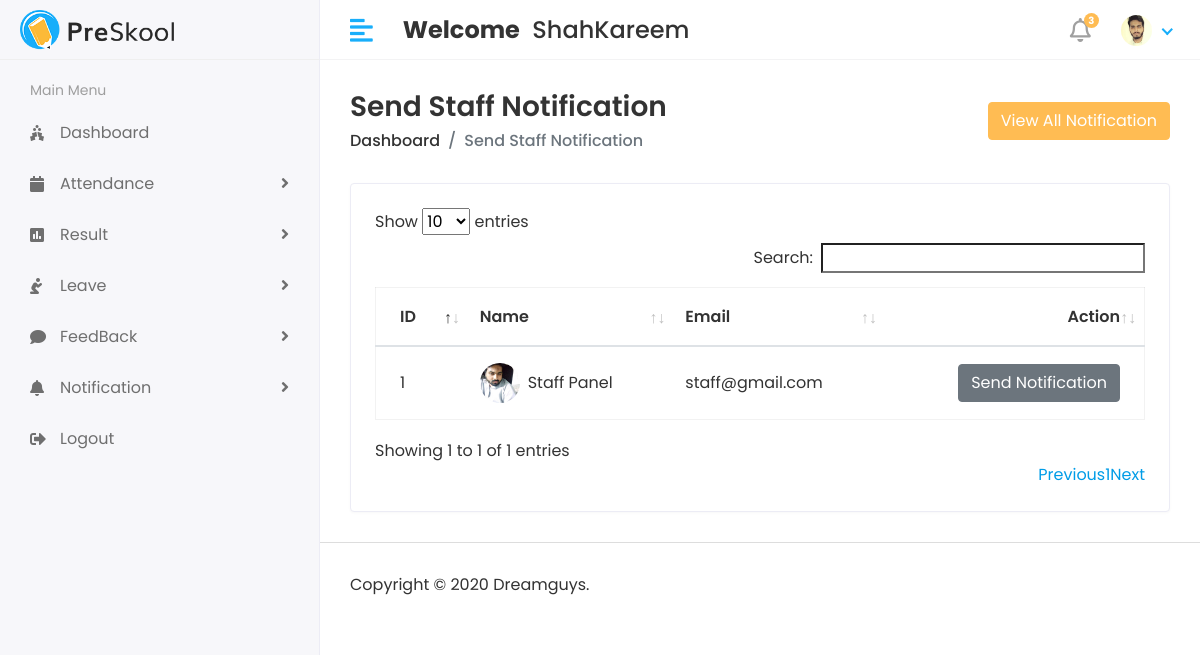
The page /hod/Staff/Send_Notification (signed in) on the database its author committed.
### SchoolApp/models.py (models this page shows, shortened)
class CustomUser(AbstractUser):
    USER = (
        (1,'HOD'),
        (2, 'STAFF'),
        (3, 'STUDENT')
    )
    user_type = models.CharField(choices=USER, max_length=50, default=1)
    profile_pic = models.ImageField(upload_to='media/profile_pic')

class Staff(models.Model):
    admin = models.OneToOneField(CustomUser, on_delete=models.CASCADE)
    address = models.TextField(verbose_name="Address")
    gender = models.CharField(max_length=100, verbose_name="Gender")
    created_at = models.DateTimeField(auto_now_add=True)
    updated_at = models.DateTimeField(auto_now_add=True)

### SchoolProject/Hod_views.py (the view)
# urls.py: path('hod/Staff/Send_Notification', Hod_views.SendStaffNotification, name='send_Staff_notification'),
@login_required(login_url='/')
def SendStaffNotification(request):
    staff = Staff.objects.all()
    see_notification = StaffNotification.objects.all().order_by('-id')[0:5]
    context = {
        'staff': staff, 'see_notification': see_notification
    }
    return render(request, 'Hod/send_staff_notification.html', context)

### templates/Hod/send_staff_notification.html (shortened to what this page needs)
{% extends "base.html" %}
{% block content %}
<div class="content container-fluid">
    <div class="page-header">
      <div class="row align-items-center">
        <div class="col">
          <h3 class="page-title">Send Staff Notification</h3>
          <ul class="breadcrumb">
            <li class="breadcrumb-item"><a href="">Dashboard</a></li>
            <li class="breadcrumb-item active">Send Staff Notification</li>
          </ul>
        </div>
        <div class="col-auto text-right float-right ml-auto">
            <button type="button" class="btn btn-primary" data-toggle="modal" data-target="#exampleModalCenter">
                View All Notification
            </button>
        </div>
      </div>
    </div>
    <div class="row">
        <div class="col-sm-12">
          <div class="card card-table">
            <div class="card-body">
              <div class="table-responsive">
                <table id="table_id" class="table table-hover table-center mb-0 ">
                  <thead>
                    <tr>
                      <th>ID</th>
                      <th>Name</th>
                      <th>Email</th>
                      <th class="text-right">Action</th>
                    </tr>
                  </thead>
                  <tbody>
                    {% for st in staff %}
                    <tr>
                      <td>{{st.id}}</td>
                      <td>
                        <h2 class="table-avatar">
                          <a href="student-details.html" class="avatar avatar-sm mr-2">
                            <img class="avatar-img rounded-circle" src="/{{st.admin.profile_pic}}" alt="User Image"/></a>
                          <a href="student-details.html">{{st.admin.first_name}}&nbsp;{{st.admin.last_name}}</a>
                        </h2>
                      </td>
                      <td>{{st.admin.email}}</td>
                      <td class="text-right">
                        <button type="button" class="btn btn-secondary" data-toggle="modal" data-target="#sendnotificationmodal-{{forloop.counter}}">
                            Send Notification
                        </button>
                      </td>
                    </tr>
                    {% endfor %}
                  </tbody>
                </table>
              </div>
            </div>
          </div>
        </div>
      </div>
  </div>
{% endblock %}

### templates/includes/header.html (shortened to what this page needs)
{% load static %}
<div class="header">
    <div class="header-left">
       <a href="{% url 'hod_home' %}" class="logo">
       <img src="{% static 'assets/img/logo.png' %}" alt="Logo">
       </a>
    </div>
    <a href="javascript:void(0);" id="toggle_btn">
    <i class="fas fa-align-left"></i>
    </a>
    <div class="top-nav-search mt-3">
       <h4>
         <strong>Welcome</strong>&nbsp;
         <span>{{user.first_name}}{{user.last_name}}</span>&nbsp;
      </h4>
    </div>
    <ul class="nav user-menu">
       <li class="nav-item dropdown noti-dropdown">
          <a href="#" class="dropdown-toggle nav-link" data-toggle="dropdown">
          <i class="far fa-bell"></i> <span class="badge badge-pill">3</span>
          </a>
       </li>
       <li class="nav-item dropdown has-arrow">
          <a href="#" class="dropdown-toggle nav-link" data-toggle="dropdown">
            {% if user.profile_pic == "" %}
            <span class="user-img"><img class="rounded-circle" src="{% static 'assets/img/daniyal.jpg' %}" width="31" alt="Ryan Taylor"></span>
            {% else %}
            <span class="user-img"><img class="rounded-circle" src="/{{user.profile_pic}}" width="31" alt="Ryan Taylor"></span>
            {% endif %}
         </a>
       </li>
    </ul>
 </div>

### static/assets/css/style.css (style rules this page uses)
html { height: 100%; }
body { background-color: #fff; color: #333; font-family: 'Poppins', sans-serif; font-size: 1rem; height: 100%; line-height: 1.5; overflow-x: hidden; }
h1, h2, h3, h4, h5, h6 { font-family: 'Poppins', sans-serif; margin-top: 0; }
a { color: #009ce7; }
input, button, a { transition: all 0.4s ease; -moz-transition: all 0.4s ease; -o-transition: all 0.4s ease; -ms-transition: all 0.4s ease; -webkit-transition: all 0.4s ease; }
input, input:focus, button, button:focus { outline: none; }
ul, ol { padding: 0px; list-style: none; }
.table { color: #333; max-width: 100%; margin-bottom: 0; width: 100%; }
.table.dataTable { border-collapse: collapse !important; border: 1px solid rgba(0, 0, 0, 0.05); }
table.table td h2 { display: inline-block; font-size: inherit; font-weight: 400; margin: 0; padding: 0; vertical-align: middle; }
table.table td h2.table-avatar { align-items: center; display: inline-flex; font-size: inherit; font-weight: 400; margin: 0; padding: 0; vertical-align: middle; white-space: nowrap; }
table.table td h2 a { color: #333; }
.table thead tr th { font-weight: 600; }
.table tbody tr { border-bottom: 1px solid rgba(0, 0, 0, 0.05); }
.table.table-center td, .table.table-center th { vertical-align: middle; }
.card-table .card-body .table > thead > tr > th { border-top: 0; }
.card-table .card-body .table tr td:first-child, .card-table .card-body .table tr th:first-child { padding-left: 1.5rem; }
.card-table .card-body .table tr td:last-child, .card-table .card-body .table tr th:last-child { padding-right: 1.5rem; }
.card-table .table td, .card-table .table th { border-top: 1px solid #e2e5e8; padding: 1rem 0.75rem; white-space: nowrap; }
.btn-primary { background-color: #FFBC53; border: 1px solid #FFBC53; }
.card { border: 1px solid #ececf5; box-shadow: 0 1px 3px 0 rgba(0, 0, 0, 0.03); margin-bottom: 1.875rem; }
.card-body { padding: 1.5rem; }
.avatar { position: relative; display: inline-block; width: 3rem; height: 3rem }
.avatar > img { width: 100%; height: 100%; -o-object-fit: cover; object-fit: cover; }
.avatar-sm { width: 2.5rem; height: 2.5rem; }
.header { background-color: #fff; border-bottom: 1px solid #f3f3f4; left: 0; position: fixed; right: 0; top: 0; z-index: 1001; height: 60px; }
.header .header-left { float: left; height: 60px; padding: 0 20px; position: relative; width: 320px; z-index: 1; transition: all 0.2s ease-in-out; background-color: #f7f7fa; border-bottom: 1px solid #efefef; border-right: 1px solid #ececf5; display: flex; align-items: center; }
.header .header-left .logo { display: inline-block; line-height: 60px; }
.header .header-left .logo img { max-height: 40px; width: auto; }
.header .dropdown-toggle:after { display: none; }
.header .has-arrow .dropdown-toggle:after { border-top: 0; border-left: 0; border-bottom: 2px solid #18aefa; border-right: 2px solid #18aefa; content: ''; height: 8px; display: inline-block; pointer-events: none; -webkit-transform-origin: 66% 66%; -ms-transform-origin: 66% 66%; transform-origin: 66% 66%; -webkit-transform: rotate(45deg); -ms-transform: rotate(45deg); transform: rotate(45deg); -webkit-transition: all 0.15s ease-in-out; transition: all 0.15s ease-in-out; width: 8px; vertical-align: 0px; }
.user-menu { float: right; margin: 0; position: relative; z-index: 99; padding-right: 15px; }
.user-menu.nav > li > a { color: #a0a0a0; font-size: 14px; line-height: 58px; padding: 0 15px; height: 60px; }
.user-img { margin-right: 3px; position: relative; }
.top-nav-search { float: left; margin-left: 15px; }
.page-wrapper > .content { padding: 1.875rem 1.875rem 0; }
.page-header { margin-bottom: 1.875rem; }
.page-header .breadcrumb { background-color: transparent; color: #6c757d; font-size: 1rem; font-weight: 500; margin-bottom: 0; padding: 0; }
.page-header .breadcrumb a { color: #333; }
.page-title { font-size: 28px; font-weight: 600; color: #333; margin-bottom: 5px; }
.user-menu.nav > li > a .badge { background-color: #FFBC53; display: block; font-size: 10px; font-weight: bold; height: 15px; width: 15px; position: absolute; right: 7px; top: 13px; color: #fff; padding: 3px; }
.user-menu.nav > li > a > i { font-size: 1.5rem; line-height: 60px; }
@media (min-width: 992px) { #toggle_btn { align-items: center; color: #18aefa; display: inline-flex; float: left; font-size: 26px; height: 60px; justify-content: center; margin-left: 15px; padding: 0 15px; } }

### rows shown on the page
CustomUser: first_name "Shah", last_name "Kareem", profile_pic (picture)
Staff: id "1", admin.profile_pic (picture), admin.first_name "Staff", admin.last_name "Panel", admin.email "staff@gmail.com"
